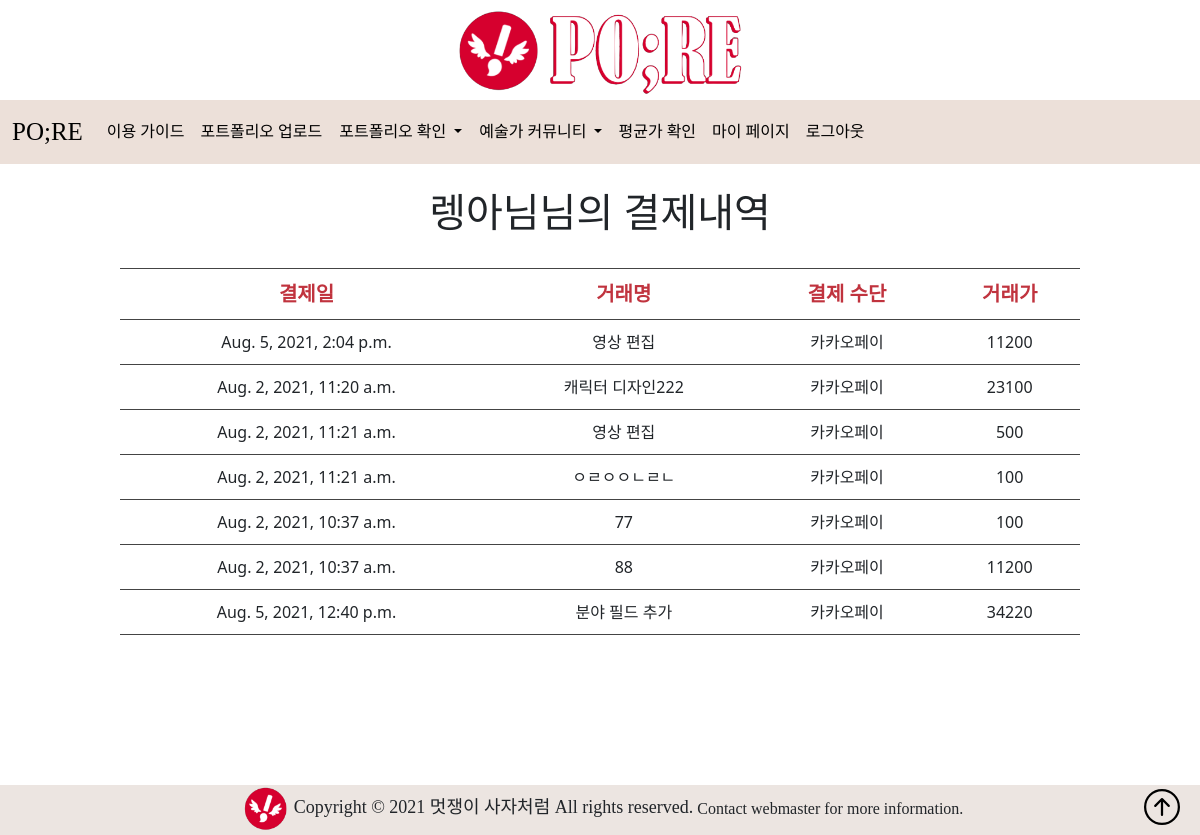
/portfolio/paylist/ (signed in), run on the app's committed database.
### user/models.py (models this page shows, shortened)
class CustomUser(AbstractUser):
    name = models.CharField(max_length=200)     # username을 id로 사용해서 필요없는 이메일을 사용자 이름으로 변경
    nickname = models.CharField(max_length=200)
    account = models.CharField(max_length=200)
    cr_id = models.ForeignKey(Career, on_delete=models.CASCADE, related_name='users', null=True)
    field_id = models.ForeignKey(Field, on_delete=models.CASCADE, related_name='users', null=True)

### portfolio/models.py (models this page shows, shortened)
class Business(models.Model):
    deal_title = models.CharField(max_length=200)
    deal_content = models.TextField()
    deal_date = models.DateTimeField()
    u_id = models.ForeignKey(CustomUser, on_delete=models.CASCADE, related_name='business', null=True)
    price = models.CharField(max_length=200)
    status = models.CharField(
        max_length=9,
        choices=(
            ('ready', '미결제'),
            ('paid', '결제완료'),
        ),
        default='ready',
        db_index=True)
    field_id = models.ForeignKey(Field, on_delete=models.CASCADE, related_name='business', null=True)

### portfolio/views.py (the view)
# urls.py: path('paylist/', views.paylist, name='paylist'),
def paylist(request):
    pay = Business.objects.filter(status = "paid")  # 결제 완료인 Business 모델만 가져옴.
    return render(request, 'portfolio/paylist.html', {'pay':pay})

### portfolio/templates/portfolio/paylist.html
{% extends 'portfolio/base.html' %}
{% load static %}
{% block content %}
<link rel="stylesheet" type="text/css" href="/static/portfolio/css/paylist.css">
<br>
<h1>{{ user.nickname }}님의 결제내역</h1>
<br>
<div class="list">
    <table>
        <thead>
            <tr>
                <th>결제일</th>
                <th>거래명</th>
                <th>결제 수단</th>
                <th>거래가</th>
              </tr>
        </thead>
        <tbody>
          {% for p in pay %}
          {% if p.u_id == user %}
            <tr>
                <td>{{ p.deal_date }}</td>
                <td>{{ p.deal_title }}</td>
                <td>카카오페이</td>
                <td>{{ p.price }}</td>
              </tr>
          {% endif %}
          {% endfor %}
        </tbody>
      </table>
</div>
{% endblock %}

### portfolio/static/portfolio/css/paylist.css (style rules this page uses)
body { text-align: center; }
table { margin: 0 auto; width: 80%; border-top: 1px solid #444444; border-collapse: collapse; text-align: center; }
thead { color: #C0333E; font-size: 20px; }
th, td { border-bottom: 1px solid #444444; padding: 10px; }

### data on the page
CustomUser: nickname "렝아님"
Business: deal_date "Aug. 5, 2021, 2:04 p.m.", deal_title "영상 편집", price "11200"
Business: deal_date "Aug. 2, 2021, 11:20 a.m.", deal_title "캐릭터 디자인222", price "23100"
Business: deal_date "Aug. 2, 2021, 11:21 a.m.", deal_title "영상 편집", price "500"
Business: deal_date "Aug. 2, 2021, 11:21 a.m.", deal_title "ㅇㄹㅇㅇㄴㄹㄴ", price "100"
Business: deal_date "Aug. 2, 2021, 10:37 a.m.", deal_title "77", price "100"
Business: deal_date "Aug. 2, 2021, 10:37 a.m.", deal_title "88", price "11200"
Business: deal_date "Aug. 5, 2021, 12:40 p.m.", deal_title "분야 필드 추가", price "34220"
